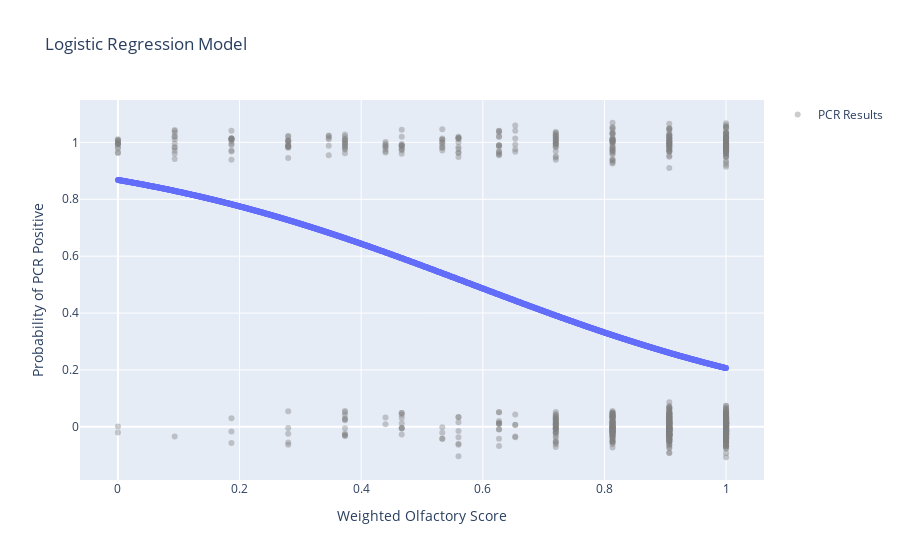

The cell this chart's notebook holds for it:
### Code cell
x_vals = np.linspace(X.min(), X.max(), 1000).reshape(-1, 1)
y_pred = model.predict_proba(x_vals)[:, 1]

print(x_vals.flatten().shape)
print(y_pred.shape)
fig = px.scatter(
    x=x_vals.flatten(),
    y=y_pred,
    title="Logistic Regression Model",
    labels={"x": "Weighted Olfactory Score", "y": "Probability of PCR Positive"},
)

y_jittered = y + np.random.normal(0, 0.03, size=y.shape) # Jittering of the y-values was added to better visualize the points
fig.add_scatter(
    x=X.flatten(),
    y=y_jittered,
    mode="markers",
    name="PCR Results",
    marker=dict(color="gray", opacity=0.4),
)
fig.show()

### Figure 1 — Plotly figure (JSON) as saved in the notebook; plotly's stock layout.template omitted (floating-point values rounded to 4 significant figures; data arrays with more than 128 entries replaced by an {"elided": "..."} marker saying what was removed)
{"data": [{"hovertemplate": "Weighted Olfactory Score=%{x}<br>Probability of PCR Positive=%{y}<extra></extra>", "legendgroup": "", "marker": {"color": "#636efa", "symbol": "circle"}, "mode": "markers", "name": "", "orientation": "v", "showlegend": false, "type": "scatter", "x": {"elided": "1000 float values"}, "xaxis": "x", "y": {"elided": "1000 float values"}, "yaxis": "y"}, {"marker": {"color": "gray", "opacity": 0.4}, "mode": "markers", "name": "PCR Results", "type": "scatter", "x": {"elided": "926 float values"}, "y": {"elided": "926 float values"}}], "layout": {"legend": {"tracegroupgap": 0}, "title": {"text": "Logistic Regression Model"}, "xaxis": {"anchor": "y", "domain": [0, 1], "title": {"text": "Weighted Olfactory Score"}}, "yaxis": {"anchor": "x", "domain": [0, 1], "title": {"text": "Probability of PCR Positive"}}}}
